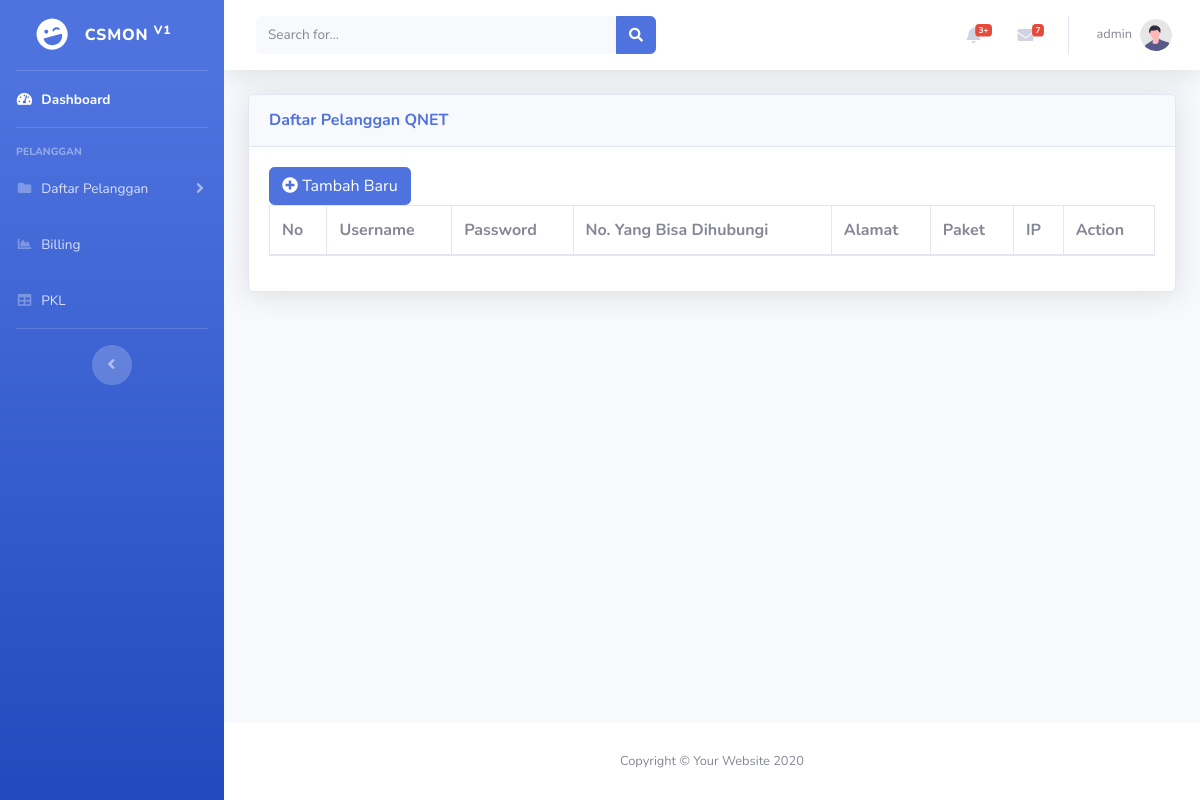
The app's page /qnet.php (signed in), older data.
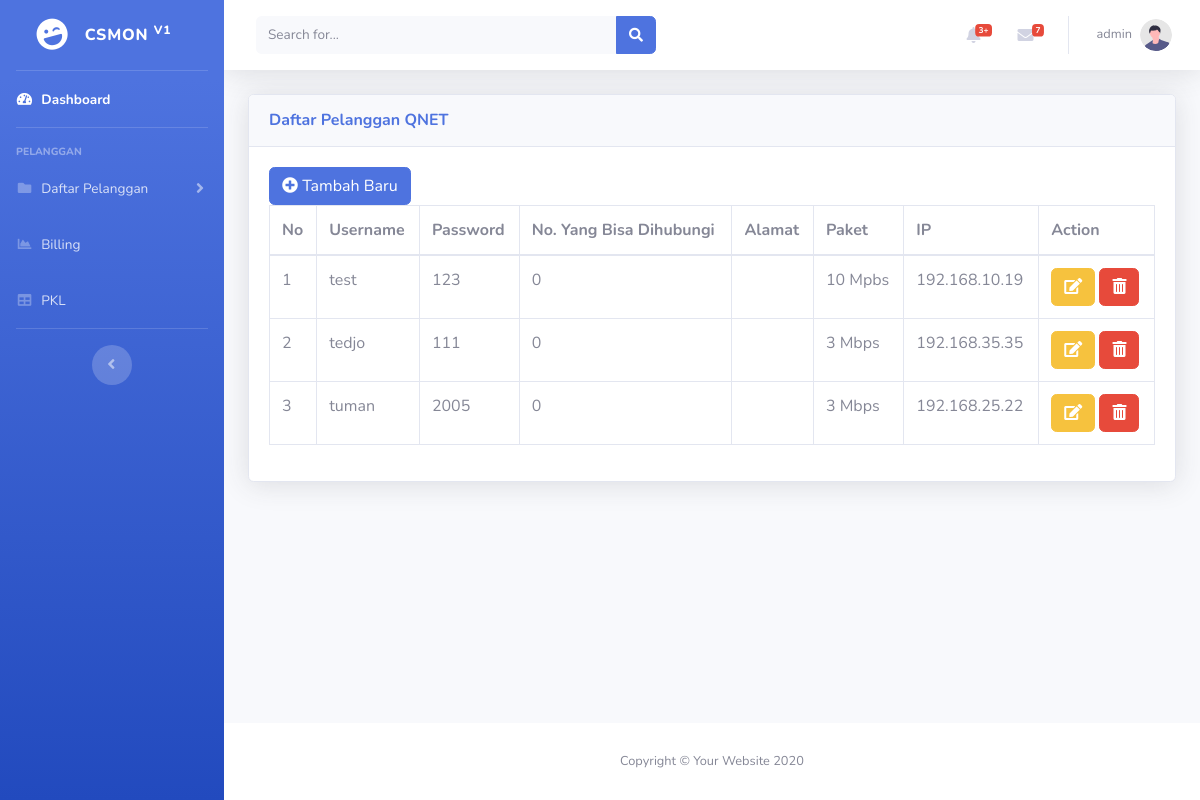
The same page, newer data.
### tables this page shows
CREATE TABLE `pelanggan` (
  `id_pelanggan` int(11) NOT NULL,
  `username` varchar(50) NOT NULL,
  `password` varchar(50) NOT NULL,
  `no_wa` varchar(15) NOT NULL,
  `alamat` varchar(100) NOT NULL,
  `id_paket` int(11) NOT NULL,
  `ip` varchar(20) NOT NULL
);

CREATE TABLE `paket` (
  `id_paket` int(11) NOT NULL,
  `paket` varchar(20) NOT NULL
);

### qnet.php (the view, shortened to what this page needs)
<?php
if (isset($_SESSION['name'])) {
    include 'koneksi.php';
?>
    <!DOCTYPE html>
    <html lang="en">
    <head>
        <link href="vendor/fontawesome-free/css/all.min.css" rel="stylesheet" type="text/css">
        <link href="css/sb-admin-2.min.css" rel="stylesheet">
        <link href="vendor/datatables/dataTables.bootstrap4.min.css" rel="stylesheet">
    </head>
    <body id="page-top">
        <div id="wrapper">
            <?php include 'sidebar.php'; ?>
            <div id="content-wrapper" class="d-flex flex-column">
                <?php include 'topbar.php'; ?>
                <div id="content">
                    <div class="container-fluid">
                        <div class="card shadow mb-4">
                            <div class="card-header py-3">
                                <h6 class="m-0 font-weight-bold text-primary">Daftar Pelanggan QNET</h6>
                            </div>
                            <div class="card-body">
                                <div class="table-responsive">
                                    <button type="button" class="btn btn-primary" data-toggle="modal" data-target="#create"><i class="fas fa-plus-circle"></i>
                                        Tambah Baru
                                    </button>
                                    <table class="table table-bordered" id="dataTable" width="100%" cellspacing="0">
                                        <thead>
                                            <tr>
                                                <th>No</th>
                                                <th>Username</th>
                                                <th>Password</th>
                                                <th>No. Yang Bisa Dihubungi</th>
                                                <th>Alamat</th>
                                                <th>Paket</th>
                                                <th>IP</th>
                                                <th>Action</th>
                                            </tr>
                                        </thead>
                                        <tbody>
                                            <tr>
                                                <?php
                                                $sql = "SELECT * FROM pelanggan JOIN paket ON pelanggan.id_paket = paket.id_paket";
                                                $no = 0;
                                                $hasil = mysqli_query($kon, $sql);
                                                while ($row = mysqli_fetch_array($hasil)) {
                                                    $no++ ?>
                                                    <td><?php echo $no ?></td>
                                                    <td><a class="text-reset text-decoration-none" href="detail_pelanggan.php?id_pelanggan=<?php echo $row["id_pelanggan"] ?>"><?php echo $row["username"] ?></a></td>
                                                    <td><?php echo $row["password"] ?></td>
                                                    <td><?php echo $row["no_wa"] ?></td>
                                                    <td><?php echo $row["alamat"] ?></td>
                                                    <td><?php echo $row["paket"] ?></td>
                                                    <td><?php echo $row["ip"] ?></td>
                                                    <td>
                                                        <button type="button" class="btn btn-warning" data-toggle="modal" data-target="#update<?= $row['id_pelanggan']; ?>"><i class="fa fa-edit"></i></button>
                                                        <button type="button" class="btn btn-danger" data-toggle="modal" data-target="#delete<?= $row['id_pelanggan']; ?>"><i class="fa fa-trash-alt"></i></button>
                                                    </td>
                                                    <div class="modal fade" id="delete<?= $row['id_pelanggan']; ?>" tabindex="-1" role="dialog" aria-labelledby="exampleModalCenterTitle" aria-hidden="true">
                                                        <div class="modal-dialog modal-dialog-centered" role="document">
                                                            <div class="modal-content">
                                            </tr>
                                        <?php } ?>
                                        </tbody>
                                    </table>
                                </div>
                            </div>
                        </div>
                    </div>
                </div>
                <?php include 'footer.php'; ?>
            </div>
        </div>
    </body>
    </html>
<?php
} else {
    echo "<script language=\"javascript\">alert(\"Please login\");document.location.href='login.php';</script>";
}
?>

### sidebar.php (shortened to what this page needs)
<ul class="navbar-nav bg-gradient-primary sidebar sidebar-dark accordion " id="accordionSidebar">
    <a class="sidebar-brand d-flex align-items-center justify-content-center" href="index.php">
        <div class="sidebar-brand-icon rotate-n-15">
            <i class="fas fa-laugh-wink"></i>
        </div>
        <div class="sidebar-brand-text mx-3">CSMon <sup>v1</sup></div>
    </a>
    <hr class="sidebar-divider my-0">
    <li class="nav-item active">
        <a class="nav-link" href="index.php">
            <i class="fas fa-fw fa-tachometer-alt"></i>
            <span>Dashboard</span></a>
    </li>
    <hr class="sidebar-divider">
    <div class="sidebar-heading">
        Pelanggan
    </div>
    <li class="nav-item">
        <a class="nav-link collapsed" href="#" data-toggle="collapse" data-target="#collapsePages" aria-expanded="true" aria-controls="collapsePages">
            <i class="fas fa-fw fa-folder"></i>
            <span>Daftar Pelanggan</span>
        </a>
    </li>
    <li class="nav-item">
        <a class="nav-link" href="billing.php">
            <i class="fas fa-fw fa-chart-area"></i>
            <span>Billing</span></a>
    </li>
    <li class="nav-item">
        <a class="nav-link" href="pkl.php">
            <i class="fas fa-fw fa-table"></i>
            <span>PKL</span></a>
    </li>
    <hr class="sidebar-divider d-none d-md-block">
    <div class="text-center d-none d-md-inline">
        <button class="rounded-circle border-0" id="sidebarToggle"></button>
    </div>
</ul>

### topbar.php (shortened to what this page needs)
<nav class="navbar navbar-expand navbar-light bg-white topbar mb-4 static-top shadow ">
    <form class="d-none d-sm-inline-block form-inline mr-auto ml-md-3 my-2 my-md-0 mw-100 navbar-search">
        <div class="input-group">
            <input type="text" class="form-control bg-light border-0 small" placeholder="Search for..." aria-label="Search" aria-describedby="basic-addon2">
            <div class="input-group-append">
                <button class="btn btn-primary" type="button">
                    <i class="fas fa-search fa-sm"></i>
                </button>
            </div>
        </div>
    </form>
    <ul class="navbar-nav ml-auto">
        <li class="nav-item dropdown no-arrow mx-1">
            <a class="nav-link dropdown-toggle" href="#" id="alertsDropdown" role="button" data-toggle="dropdown" aria-haspopup="true" aria-expanded="false">
                <i class="fas fa-bell fa-fw"></i>
                <span class="badge badge-danger badge-counter">3+</span>
            </a>
        </li>
        <li class="nav-item dropdown no-arrow mx-1">
            <a class="nav-link dropdown-toggle" href="#" id="messagesDropdown" role="button" data-toggle="dropdown" aria-haspopup="true" aria-expanded="false">
                <i class="fas fa-envelope fa-fw"></i>
                <span class="badge badge-danger badge-counter">7</span>
            </a>
        </li>
        <li class="nav-item dropdown no-arrow">
            <a class="nav-link dropdown-toggle" href="#" id="userDropdown" role="button" data-toggle="dropdown" aria-haspopup="true" aria-expanded="false">
                <span class="mr-2 d-none d-lg-inline text-gray-600 small"><?= $_SESSION['name']; ?></span>
                <img class="img-profile rounded-circle" src="img/undraw_profile.svg">
            </a>
        </li>
    </ul>
</nav>

### footer.php
<footer class="sticky-footer bg-white">
    <div class="container my-auto">
        <div class="copyright text-center my-auto">
            <span>Copyright &copy; Your Website 2020</span>
        </div>
    </div>
</footer>

Row changes from the older to the newer data that the page shows:
added pelanggan: username "test", password "123", no_wa "0", id_paket.paket "10 Mpbs", ip "192.168.10.19"
added pelanggan: username "tedjo", password "111", no_wa "0", id_paket.paket "3 Mbps", ip "192.168.35.35"
added pelanggan: username "tuman", password "2005", no_wa "0", id_paket.paket "3 Mbps", ip "192.168.25.22"
